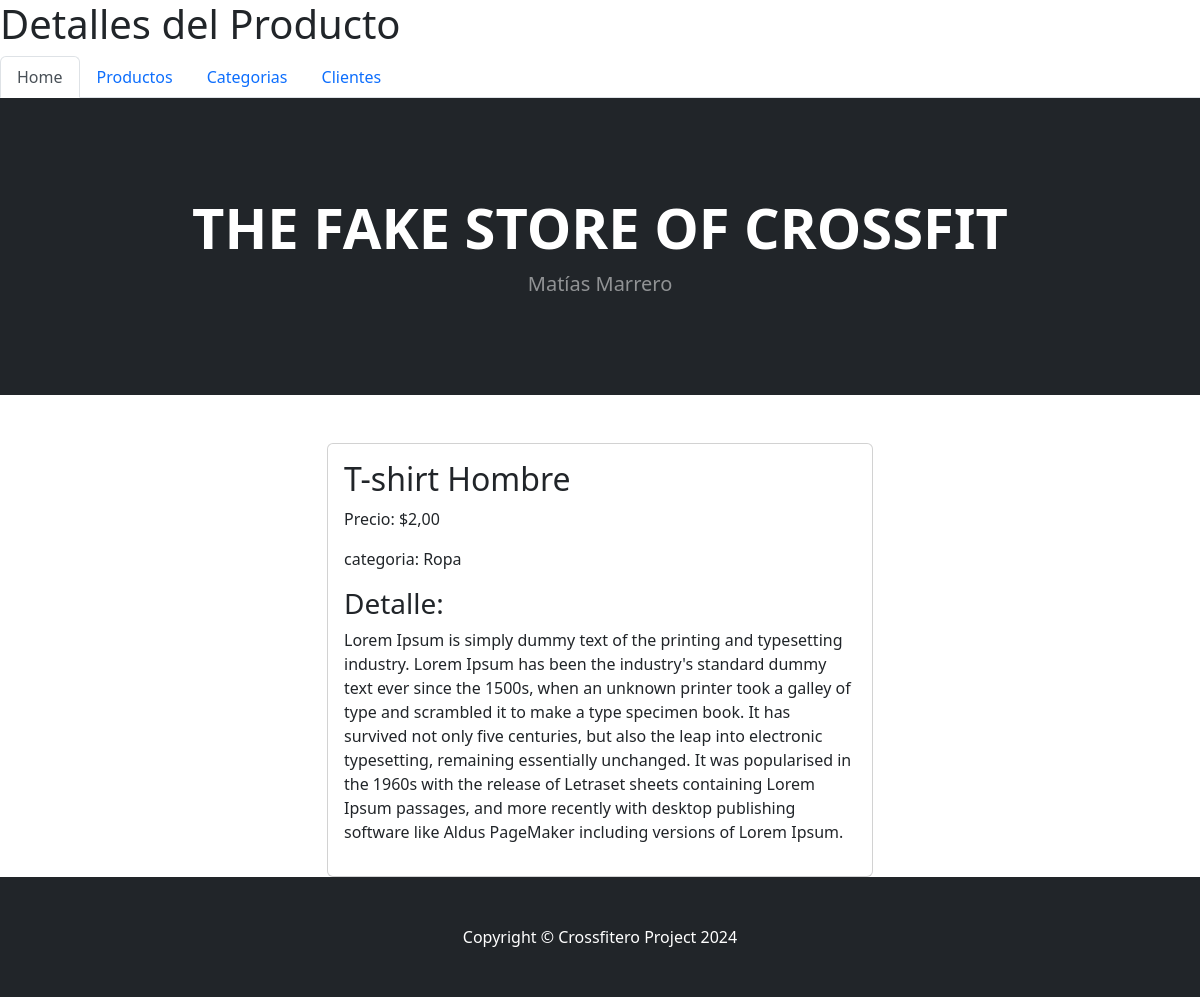
/producto/2/, run on the app's committed database.
### appWeb/models.py (models this page shows, shortened)
class Producto(models.Model):
    nombre = models.CharField(max_length=100)
    precio = models.DecimalField(max_digits=10, decimal_places=2)
    categoria = models.ForeignKey(Categoria, on_delete=models.CASCADE)
    imagen = models.ImageField(upload_to='productos/', blank=True, null=True)

class Categoria(models.Model):
    nombre = models.CharField(max_length=100)
    def __str__(self):
        return f"{self.nombre}"

### appWeb/views.py (the view)
# urls.py: path('producto/<int:pk>/', DetalleProductoView.as_view(), name='detalle_producto'),
class DetalleProductoView(DetailView):
    model = Producto
    template_name = 'appWeb/detalle_producto.html'  # El nombre del template donde se muestran los detalles del producto
    context_object_name = 'producto'  # El nombre del objeto que se pasará al template

### appWeb/templates/appWeb/detalle_producto.html (shortened to what this page needs)
{% extends "appWeb/home.html" %}
{% block titulo %}
    <h1>Detalles del Producto</h1>
{% endblock titulo %}
{% block contenido %}
    <div class="container mt-5">
        <div class="row">
            <div class="col-md-6 offset-md-3">
                <div class="card">
                    <div class="card-body">
                        <h2>{{ producto.nombre }}</h2>
                        <p>Precio: ${{ producto.precio }}</p>
                        <p>categoria: {{ producto.categoria }}</p>
                        <h3>Detalle:</h3><p> Lorem Ipsum is simply dummy text of the printing and typesetting industry. Lorem Ipsum has been the industry's standard dummy text ever since the 1500s, when an unknown printer took a galley of type and scrambled it to make a type specimen book. It has survived not only five centuries, but also the leap into electronic typesetting, remaining essentially unchanged. It was popularised in the 1960s with the release of Letraset sheets containing Lorem Ipsum passages, and more recently with desktop publishing software like Aldus PageMaker including versions of Lorem Ipsum.</p>
                    </div>
                </div>
            </div>
        </div>
    </div>
{% endblock contenido %}

### data on the page
Producto: nombre "T-shirt Hombre", precio "2,00", categoria "Ropa"
